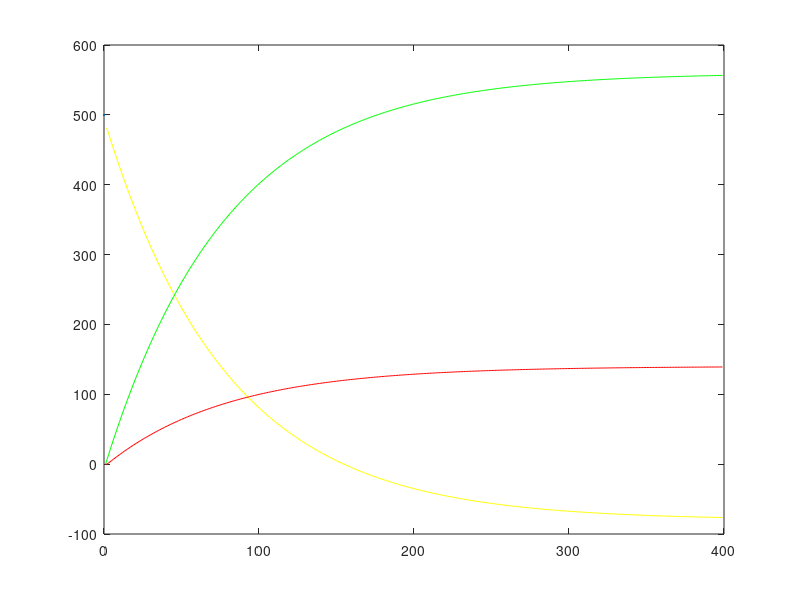

The MATLAB script that drew this image:
Bext = 0.5; %[T]
Va = 120; %[V]
Ra = 0.25; %[Oms]
N = 400;
l = 0.5;
m = 1; %[g]
dt=0.05; %[seg]
Ea = zeros(N); %[V]
v = zeros(1,N);
y = 1:(N-1);
for i = y
Ia(i) =( Va - Ea(i) ) / Ra;

if( dt*i >  0)
  f = -20;
  else
  f = 0;
  end
F(i) = ( Bext*l*Ia(i) ); %sin inercia , con: - v(i)/(Bext^2*l^2); % mal
v(i+1) = v(i) + dt * (F(i)-f) / m;
Ea(i+1) = Bext*l*v(i);
end

plot(y,Ia(y),'y',y,Ea(y),'r',y,v(y),'g',0,500);
Pmec = F(y).*v(y);
Pelec = Va*Ia;